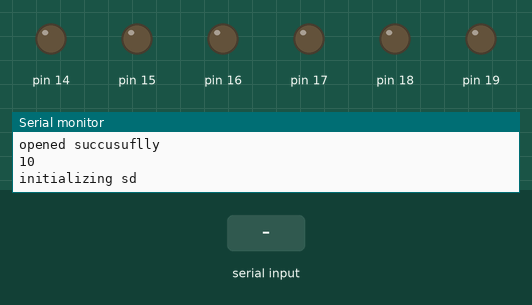
Bench run of a sketch on a simulated Arduino Uno, built with avr-gcc and run on an emulated ATmega328P. On the bench: output pins drawn as LEDs (lit = HIGH), the last lines printed to the serial monitor. The test bench sets the inputs (shaded band). The local clock reads 2024-03-15 10:24:30 at power-on unless the sketch sets it; storage starts empty; the modem accepts every AT command (registered, SIM ready, sends succeed) and sends nothing else.

Above: at 1.2 s.
1.3 s: "+CMTI\n" received over the second serial link
At 3.6 s:
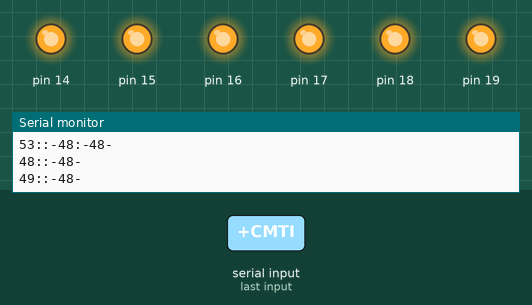
Timing chart, 0 to 5.1 s (numbered marks = the images above; inputs shaded):
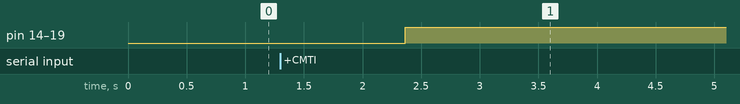

Measured:
- after the input at 1.3 s, pin 14–19: LOW → HIGH after 1.1 s

The sketch:

mini_project_without_relays_copy_20240426194222.ino
```cpp
#include <SoftwareSerial.h>
#include <EEPROM.h>
#include<DS1302.h>//for RTC
#include<SD.h>//for sd card
#include<SPI.h>//for sd card
#include<String.h>

//initialising pins for RTC to use
 //      RST,DAT,CLK
DS1302 rtc(6, 5, 4 );

const  int valves = 3;
int CS = 10;// for chip select of sd reader
char fileName[20] = {"table1.dat"};
File file;
int d,h,m;
int lastClose = 0;//to index tha closest time block for now time

struct block
{
  int day,startH,startM,finishH,finishM;
  bool val[valves];
};
block blocks[10];
int countLines()
{
  int x=0;
  char ch;
  while (file.available())
  {
    ch = file.read();
    if (ch == '\n')
      x++;
  }
  file.seek(0);
  return x;
}
void updateClose()
{
    for(int i=countLines()-1;i>0;i--)
    {
      if(d <= blocks[i].day)
        if(h <= blocks[i].startH)
          if(m < blocks[i].startM)
            lastClose = i;

    }
}

void loadValve()
{
  for(int i=0;i<valves;i++)
  {
    digitalWrite(14+i,blocks[lastClose].val[i]);

  }
  lastClose++;
  lastClose = lastClose % 20;
}
void StrloadVlave(String x)//for SIM messaaegs
{
  for(int i=0;i<x.length()-1;i++)
  {
    digitalWrite(14+i,((int)x[i])-48 );
    Serial.println("-");
    Serial.print((14+i));
    Serial.print("::");
    Serial.print(((int)x[i])-48);

  }
}

String readLine()
{
  String received = "";
  char ch;
  while (file.available())
  {
    ch = file.read();
    if (ch == '\n')
    {
      return String(received);
    }
    else
    {
      received += ch;
    }
  }
  return "";
}

void initializeSD()
{
  Serial.println("initializing sd");
  if(SD.begin())//checks if SD is ready
  {
    return NULL;//exit function
  }
  else
  {
    Serial.println("there is a problem in SD card");
  }
}
// added on 29-04-2024
void setBlock(block &b,String data)
{
	// example of data: 2 05 00 05 30 1 0 1 0
	 b.day = int(data[0])-48 ;//convert it to numbre from ascii
	 b.startH =  (int(data[2]) - 48)*10 + int(data[3])-48;
	 b.startM =  (int(data[5]) - 48)*10 + int(data[6])-48;
	 b.finishH =  (int(data[8]) - 48)*10 + int(data[9])-48;
	 b.finishM =  (int(data[11]) - 48)*10 + int(data[12])-48;
	 //starting valves from 14
	 int j = 0;
	 for(int i=14;i<(2*valves)+14;i+=2)//14 is for ofsetting it to start from valves insted of 0
	 {
	 	b.val[j] =data[i] - 48;//-48 for converting asci to int
	 	j++;
	 }
}
int getDay()
{
  if(rtc.getDOWStr() == "Saturday")
    return 0;
  if(rtc.getDOWStr() == "Sunday")
    return 1;
  if(rtc.getDOWStr() == "Monday")
    return 2;
  if(rtc.getDOWStr() == "Tuesday")
    return 3;
  if(rtc.getDOWStr() == "Wednesday")
    return 4;
  if(rtc.getDOWStr() == "Thursday")
    return 5;
  if(rtc.getDOWStr() == "Friday")
    return 6;

}
#define rxPin 2
#define txPin 3
#define miso 10;
SoftwareSerial sim800(rxPin, txPin);

void setup()
{
  lastClose = 0;
  pinMode(14,OUTPUT);
  pinMode(15,OUTPUT);
  pinMode(16,OUTPUT);
  pinMode(17,OUTPUT);
  pinMode(18,OUTPUT);
  pinMode(19,OUTPUT);
  Serial.begin(9600);
  SD.begin(10);
  file = SD.open("table1.dat");
  sim800.begin(9600);
  Serial.println("opened succusuflly");

  h = rtc.getTime().hour;
  m = rtc.getTime().min;
  d = getDay();
  Serial.println(h);
  initializeSD();
  int lines = countLines();
  for(int i=0;i<lines;i++)//loading all the blocks
  {
    String x = readLine();
    setBlock(blocks[i],x);//proemo hero
  }
  file.seek(0);
  updateClose();
  sim800.println("AT+CMGF=1");
}

void checkMassages()
{
  String x,message;
  while (Serial.available())
  {
    sim800.write(Serial.read());
  }
  if(sim800.available())
  {
    String input = sim800.readStringUntil('\n');
    if(input.indexOf("+CMTI") > -1)
    {
      sim800.println("AT+CMGL=\"REC UNREAD\"");
       x = sim800.readString();
       int zer = x.indexOf('\n');
       int first =x.indexOf('\n',zer+1);
       int sec = x.indexOf('\n',first+1);
      message = x.substring(first+1,sec);
      StrloadVlave(message);
    }
  }

}

void loop() {
  //for reciving SMS
  checkMassages();
//for the simcard
  int lines = countLines();
  block b[lines];
  h = rtc.getTime().hour;
  m = rtc.getTime().min;
  d = getDay();
  if(d == blocks[lastClose].day)
    if(h == blocks[lastClose].startH)
      if(m == blocks[lastClose].startM)
        loadValve();//if all conditions met, the valve boolean array will be loaded
  delay(300);

  updateClose();

}
```
